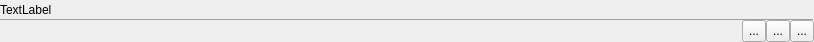
<?xml version="1.0" encoding="UTF-8"?>
<ui version="4.0">
 <class>Form</class>
 <widget class="QWidget" name="Form">
  <property name="geometry">
   <rect>
    <x>0</x>
    <y>0</y>
    <width>814</width>
    <height>42</height>
   </rect>
  </property>
  <property name="maximumSize">
   <size>
    <width>16777215</width>
    <height>16777215</height>
   </size>
  </property>
  <property name="windowTitle">
   <string>Form</string>
  </property>
  <property name="locale">
   <locale language="English" country="UnitedStates"/>
  </property>
  <layout class="QVBoxLayout" name="verticalLayout">
   <property name="spacing">
    <number>0</number>
   </property>
   <property name="leftMargin">
    <number>0</number>
   </property>
   <property name="topMargin">
    <number>0</number>
   </property>
   <property name="rightMargin">
    <number>0</number>
   </property>
   <property name="bottomMargin">
    <number>0</number>
   </property>
   <item>
    <widget class="QWidget" name="vTabWidget" native="true">
     <property name="maximumSize">
      <size>
       <width>16777215</width>
       <height>20</height>
      </size>
     </property>
     <layout class="QVBoxLayout" name="verticalLayout_2">
      <property name="spacing">
       <number>0</number>
      </property>
      <property name="leftMargin">
       <number>0</number>
      </property>
      <property name="topMargin">
       <number>0</number>
      </property>
      <property name="rightMargin">
       <number>0</number>
      </property>
      <property name="bottomMargin">
       <number>0</number>
      </property>
      <item>
       <layout class="QHBoxLayout" name="horizontalLayout">
        <property name="spacing">
         <number>0</number>
        </property>
        <item>
         <widget class="QLabel" name="topTitle">
          <property name="maximumSize">
           <size>
            <width>16777215</width>
            <height>19</height>
           </size>
          </property>
          <property name="frameShape">
           <enum>QFrame::NoFrame</enum>
          </property>
          <property name="text">
           <string notr="true">TextLabel</string>
          </property>
         </widget>
        </item>
        <item>
         <spacer name="horizontalSpacer_2">
          <property name="orientation">
           <enum>Qt::Horizontal</enum>
          </property>
          <property name="sizeHint" stdset="0">
           <size>
            <width>40</width>
            <height>20</height>
           </size>
          </property>
         </spacer>
        </item>
       </layout>
      </item>
      <item>
       <widget class="Line" name="line">
        <property name="maximumSize">
         <size>
          <width>16777215</width>
          <height>1</height>
         </size>
        </property>
        <property name="frameShadow">
         <enum>QFrame::Raised</enum>
        </property>
        <property name="orientation">
         <enum>Qt::Horizontal</enum>
        </property>
       </widget>
      </item>
     </layout>
    </widget>
   </item>
   <item>
    <layout class="QHBoxLayout" name="titleLayout">
     <property name="spacing">
      <number>0</number>
     </property>
     <item>
      <spacer name="horizontalSpacer">
       <property name="orientation">
        <enum>Qt::Horizontal</enum>
       </property>
       <property name="sizeHint" stdset="0">
        <size>
         <width>40</width>
         <height>20</height>
        </size>
       </property>
      </spacer>
     </item>
     <item>
      <widget class="QToolButton" name="minButton">
       <property name="sizePolicy">
        <sizepolicy hsizetype="Fixed" vsizetype="Preferred">
         <horstretch>0</horstretch>
         <verstretch>0</verstretch>
        </sizepolicy>
       </property>
       <property name="text">
        <string>...</string>
       </property>
      </widget>
     </item>
     <item>
      <widget class="QToolButton" name="maxButton">
       <property name="sizePolicy">
        <sizepolicy hsizetype="Fixed" vsizetype="Preferred">
         <horstretch>0</horstretch>
         <verstretch>0</verstretch>
        </sizepolicy>
       </property>
       <property name="text">
        <string>...</string>
       </property>
      </widget>
     </item>
     <item>
      <widget class="QToolButton" name="closeButton">
       <property name="sizePolicy">
        <sizepolicy hsizetype="Fixed" vsizetype="Preferred">
         <horstretch>0</horstretch>
         <verstretch>0</verstretch>
        </sizepolicy>
       </property>
       <property name="text">
        <string>...</string>
       </property>
      </widget>
     </item>
    </layout>
   </item>
  </layout>
 </widget>
 <resources>
  <include location="textCompare.qrc"/>
 </resources>
 <connections>
  <connection>
   <sender>closeButton</sender>
   <signal>clicked()</signal>
   <receiver>Form</receiver>
   <slot>emitCloseToParent()</slot>
   <hints>
    <hint type="sourcelabel">
     <x>794</x>
     <y>30</y>
    </hint>
    <hint type="destinationlabel">
     <x>406</x>
     <y>20</y>
    </hint>
   </hints>
  </connection>
  <connection>
   <sender>maxButton</sender>
   <signal>clicked()</signal>
   <receiver>Form</receiver>
   <slot>emitMaxToParent()</slot>
   <hints>
    <hint type="sourcelabel">
     <x>757</x>
     <y>30</y>
    </hint>
    <hint type="destinationlabel">
     <x>406</x>
     <y>20</y>
    </hint>
   </hints>
  </connection>
  <connection>
   <sender>minButton</sender>
   <signal>clicked()</signal>
   <receiver>Form</receiver>
   <slot>emitMinToParent()</slot>
   <hints>
    <hint type="sourcelabel">
     <x>720</x>
     <y>30</y>
    </hint>
    <hint type="destinationlabel">
     <x>406</x>
     <y>20</y>
    </hint>
   </hints>
  </connection>
 </connections>
 <slots>
  <slot>emitCloseToParent()</slot>
  <slot>emitMinToParent()</slot>
  <slot>emitMaxToParent()</slot>
 </slots>
</ui>
